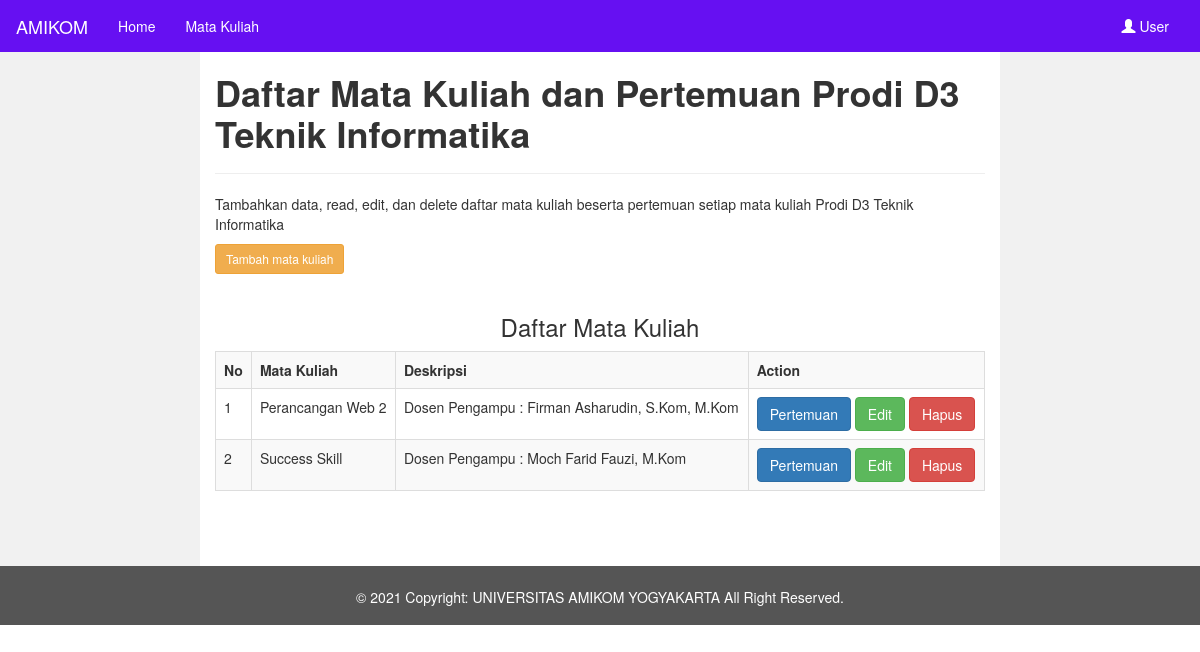
Page /matkul.php on the committed database.
### tables this page shows
CREATE TABLE `matkul` (
  `id_matkul` int(11) NOT NULL,
  `nama_matkul` varchar(255) NOT NULL,
  `deskripsi_matkul` text DEFAULT NULL
);

### matkul.php (the view, shortened to what this page needs)
<!DOCTYPE html>
<html lang="en">
<head>
  <link rel="stylesheet" href="https://maxcdn.bootstrapcdn.com/bootstrap/3.4.1/css/bootstrap.min.css">
  <link href="//netdna.bootstrapcdn.com/font-awesome/3.2.1/css/font-awesome.css" rel="stylesheet">
</head>
<body>
<nav class="navbar navbar-light" style="background-color: #6610f2;"">
  <div class="container-fluid">
    <div class="navbar-header">
      <a class="navbar-brand" href="#"><font color="white">AMIKOM</a></font>
    </div>
    <div class="collapse navbar-collapse" id="Navbar">
      <ul class="nav navbar-nav">
        <li class="active"><a href="index_after_login.php"><font color="white">Home</a></font></li>
        <li><a href="matkul.php"><font color="white">Mata Kuliah</a></font></li>
      </ul>
      <ul class="nav navbar-nav navbar-right">
        <li><a href="#"><span class="glyphicon glyphicon-user" style="color:white"></span><font color="white"> User</a></font></li>
      </ul>
    </div>
  </div>
</nav>
<div class="container-fluid text-center">
  <div class="row content">
    <div class="col-sm-2 sidenav"></div>
    <div class="col-sm-8 text-left">
      <h1><b>Daftar Mata Kuliah dan Pertemuan Prodi D3 Teknik Informatika</h1></b>
      <hr>
      <p>Tambahkan data, read, edit, dan delete daftar mata kuliah beserta pertemuan setiap mata kuliah Prodi D3 Teknik Informatika</p>
	  <a class="btn btn-warning btn-sm" href="tambah_matkul.php" role="button">Tambah mata kuliah</a>
	  <br><br>
	  <h3><center>Daftar Mata Kuliah</center></h3>
	  <div class="card-body">
        <table class="table table-bordered table-striped">
            <tr>
                <th>No</th>
                <th>Mata Kuliah</th>
                <th>Deskripsi</th>
                <th>Action</th>
            </tr>
<?php
include('connect.php');
$no=1;
$tampil = mysqli_query($connect, "SELECT * FROM matkul order by id_matkul asc");
while($data = mysqli_fetch_array($tampil)):
?>
            <tr>
                <td><?=$no++;?></td>
                <td><?=$data['nama_matkul']?></td>
                <td><?=$data['deskripsi_matkul']?></td>
                <td>
					<a href="pertemuan.php?id_matkul=<?=$data['id_matkul']?>"class="btn btn-primary">Pertemuan</a>
                    <a href="edit_matkul.php?id_matkul=<?=$data['id_matkul']?>"class="btn btn-success">Edit</a>
					<a href="hapus_matkul.php?id_matkul=<?=$data['id_matkul']?>"class="btn btn-danger">Hapus</a>
				</td>
            </tr>
            <?php endwhile; ?>
        </table>
    </div>
    </div>
	<div class="col-sm-2 sidenav">
    </div>
    </div>
  </div>
<footer class="footer text-center">
  <div class="container">© 2021 Copyright:
            <a class="mr-5" href="https://amikom.ac.id" target="_blank"><font color="white">UNIVERSITAS AMIKOM YOGYAKARTA All Right Reserved.</font></a>
   </div>
</footer>
</body>
</html>

### matkul.php (style rules this page uses)
.navbar { margin-bottom: 0; border-radius: 0; }
.row.content { height: 514px }
.sidenav { padding-top: 20px; background-color: #f1f1f1; height: 100%; }
footer { background-color: #555; color: white; padding: 15px; margin-bottom: 0px; }

### rows in the picture
matkul: nama_matkul "Perancangan Web 2", deskripsi_matkul "Dosen Pengampu : Firman Asharudin, S.Kom, M.Kom"
matkul: nama_matkul "Success Skill", deskripsi_matkul "Dosen Pengampu : Moch Farid Fauzi, M.Kom"
